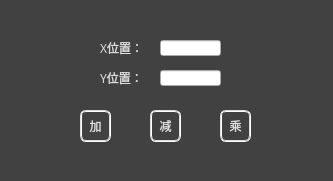
<?xml version="1.0" encoding="UTF-8"?>
<ui version="4.0">
 <class>ArithmeticDialog</class>
 <widget class="QDialog" name="ArithmeticDialog">
  <property name="geometry">
   <rect>
    <x>0</x>
    <y>0</y>
    <width>333</width>
    <height>181</height>
   </rect>
  </property>
  <property name="windowTitle">
   <string>代数运算</string>
  </property>
  <property name="styleSheet">
   <string notr="true">QDialog
{
	background-color:rgb(65, 65, 65);
}
QDialog QLabel
{
	color:rgb(221, 221, 221);
	qproperty-alignment: AlignCenter;
}
QPushButton
{
	border:2px groove rgb(221, 221, 221);
	border-radius: 6px;
	color:rgb(221, 221, 221);
	padding: 2px 5px;
}
QPushButton:hover
{
	border:2px groove rgb(221, 221, 221);
	color: rgb(83, 83, 83);
	background-color: rgb(221, 221, 221);
}
QPushButton:pressed
{
	border:2px groove rgb(70, 160, 245);
	color: rgb(221, 221, 221);
	background-color: rgb(70, 160, 245);
}
QRadioButton
{
	color:rgb(221, 221, 221);
}
</string>
  </property>
  <widget class="QPushButton" name="plusButton">
   <property name="geometry">
    <rect>
     <x>80</x>
     <y>110</y>
     <width>31</width>
     <height>32</height>
    </rect>
   </property>
   <property name="font">
    <font>
     <family>Lantinghei SC</family>
    </font>
   </property>
   <property name="cursor">
    <cursorShape>PointingHandCursor</cursorShape>
   </property>
   <property name="text">
    <string>加</string>
   </property>
  </widget>
  <widget class="QPushButton" name="minusButton">
   <property name="geometry">
    <rect>
     <x>150</x>
     <y>110</y>
     <width>31</width>
     <height>32</height>
    </rect>
   </property>
   <property name="font">
    <font>
     <family>Lantinghei SC</family>
    </font>
   </property>
   <property name="cursor">
    <cursorShape>PointingHandCursor</cursorShape>
   </property>
   <property name="text">
    <string>减</string>
   </property>
  </widget>
  <widget class="QPushButton" name="multiplyButton">
   <property name="geometry">
    <rect>
     <x>220</x>
     <y>110</y>
     <width>31</width>
     <height>32</height>
    </rect>
   </property>
   <property name="font">
    <font>
     <family>Lantinghei SC</family>
    </font>
   </property>
   <property name="cursor">
    <cursorShape>PointingHandCursor</cursorShape>
   </property>
   <property name="text">
    <string>乘</string>
   </property>
  </widget>
  <widget class="QLabel" name="xPos">
   <property name="geometry">
    <rect>
     <x>100</x>
     <y>40</y>
     <width>60</width>
     <height>16</height>
    </rect>
   </property>
   <property name="font">
    <font>
     <family>Lantinghei SC</family>
    </font>
   </property>
   <property name="text">
    <string>X位置：</string>
   </property>
  </widget>
  <widget class="QLineEdit" name="xPosValue">
   <property name="geometry">
    <rect>
     <x>160</x>
     <y>40</y>
     <width>61</width>
     <height>16</height>
    </rect>
   </property>
  </widget>
  <widget class="QLabel" name="yPos">
   <property name="geometry">
    <rect>
     <x>100</x>
     <y>70</y>
     <width>60</width>
     <height>16</height>
    </rect>
   </property>
   <property name="font">
    <font>
     <family>Lantinghei SC</family>
    </font>
   </property>
   <property name="text">
    <string>Y位置：</string>
   </property>
  </widget>
  <widget class="QLineEdit" name="yPosValue">
   <property name="geometry">
    <rect>
     <x>160</x>
     <y>70</y>
     <width>61</width>
     <height>16</height>
    </rect>
   </property>
  </widget>
 </widget>
 <resources/>
 <connections/>
</ui>
